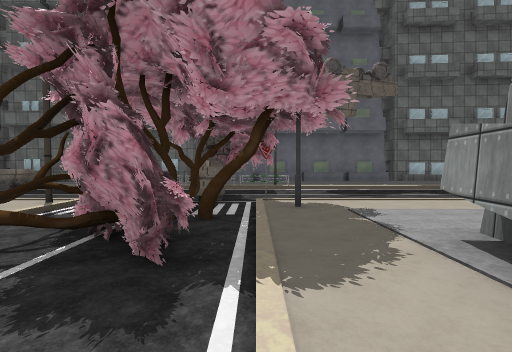
[1] (above)

20 first-person views from a walk through a 3-D level made in the Unity game engine. The camera is 1.5 m above the floor, tilts 2° down and sees 85° across. The floor is counted in squares, 2 m on a side. Each view is taken from the middle of a square. On the plan, view 1 faces up. The plan holds only what a view shows up to about 10 squares ahead; the rest is blank. The place goes on beyond the plan. The player is left out. Some animated figures are not drawn. Some surface patterns are stand-ins.

[2]
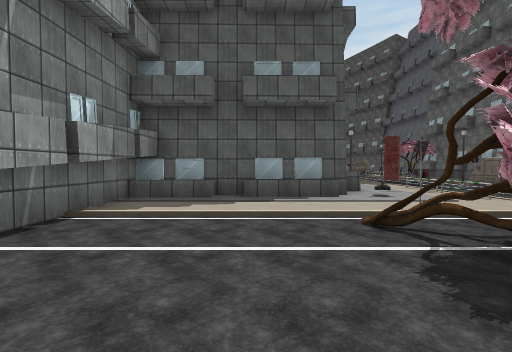

[3]
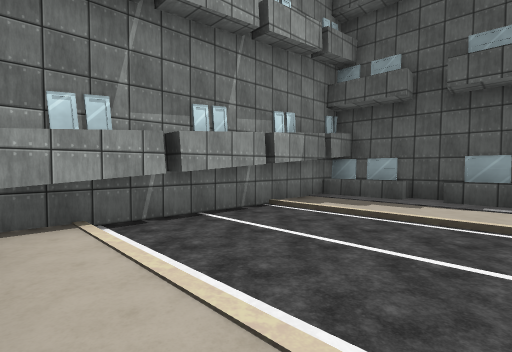

[4]
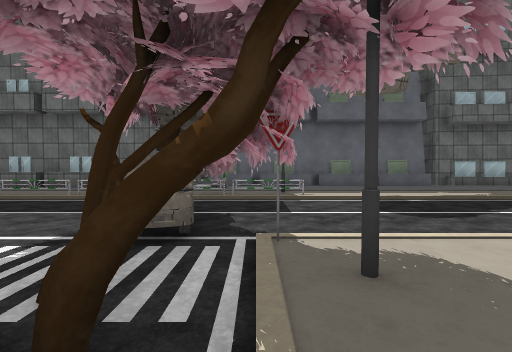

[5]
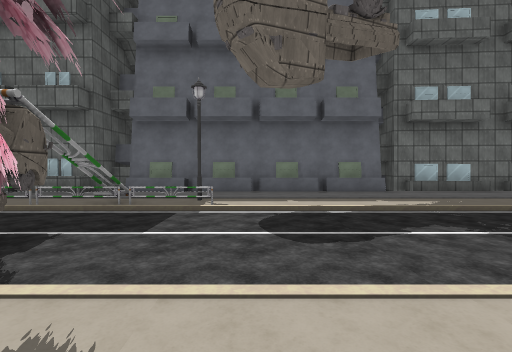

[6]
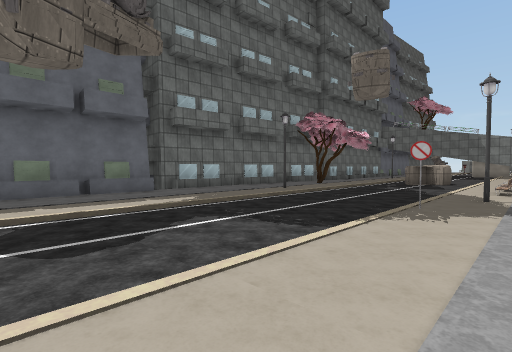

[7]
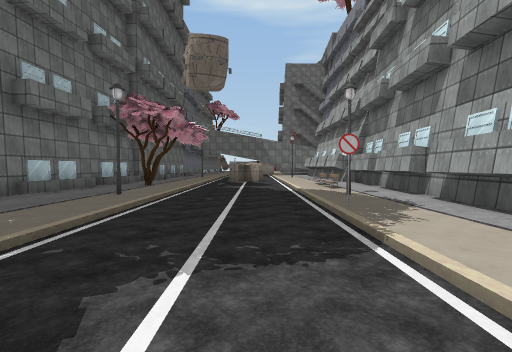

[8]
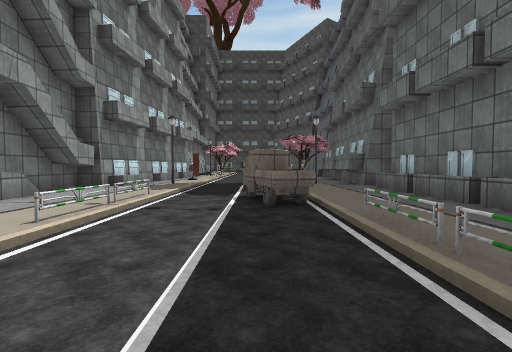

[9]
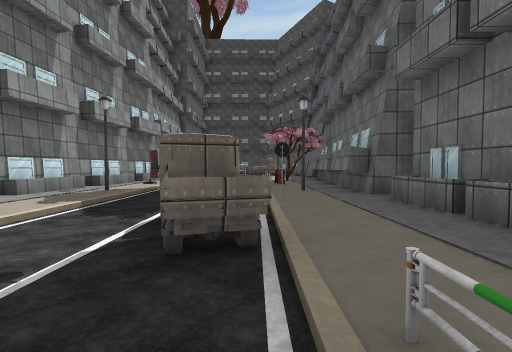

[10]
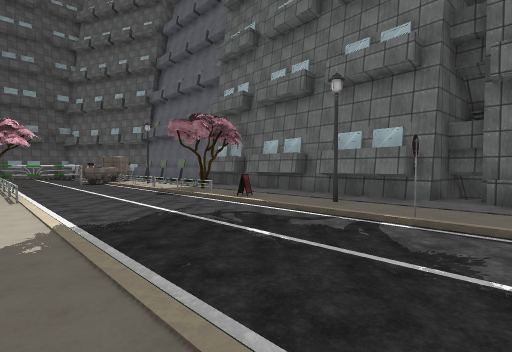

[11]
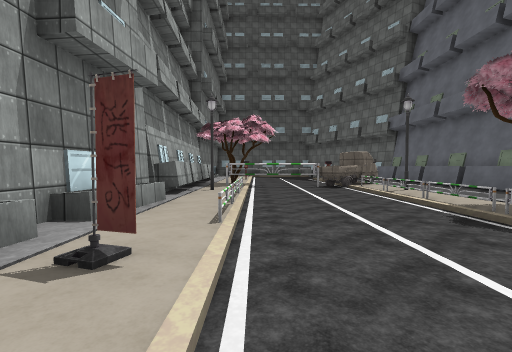

[12]
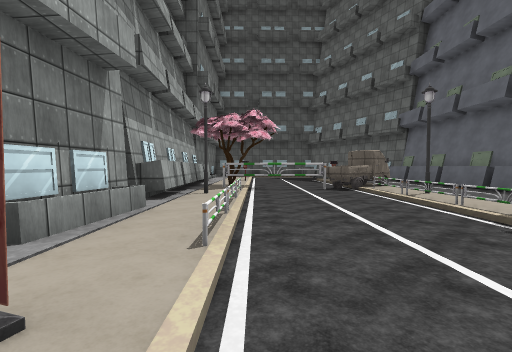

[13]
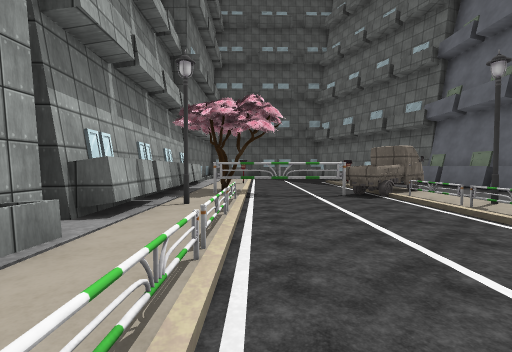

[14]
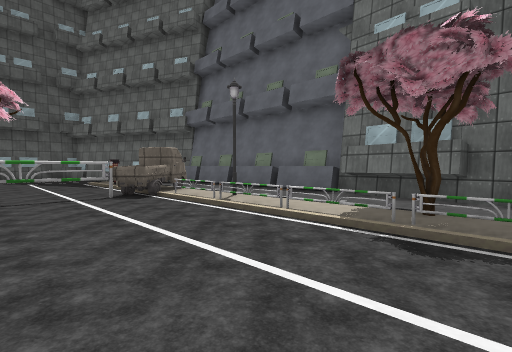

[15]
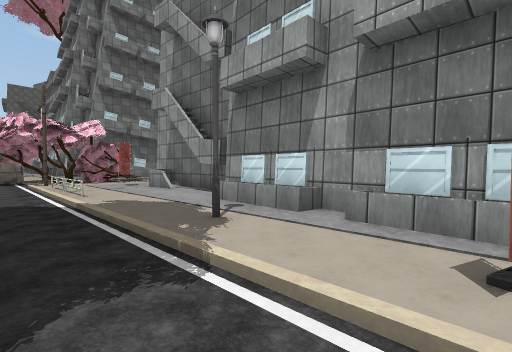

[16]
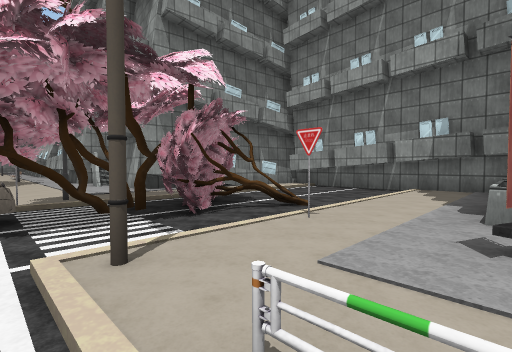

[17]
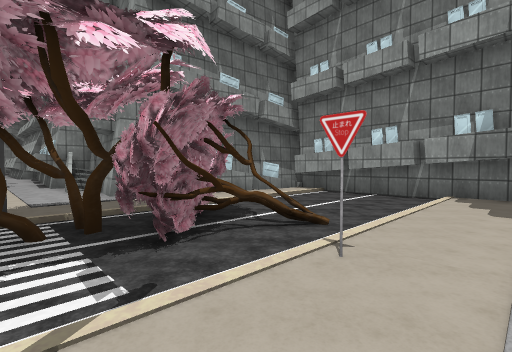

[18]
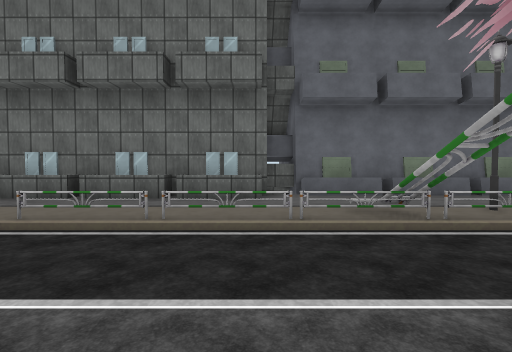

[19]
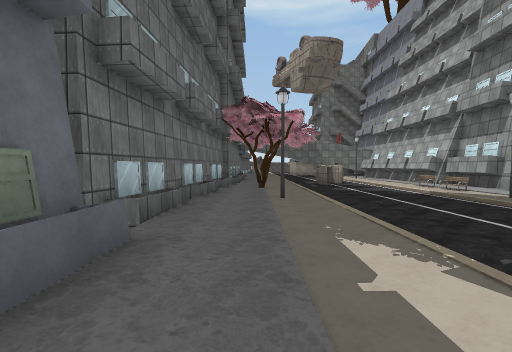

[20]
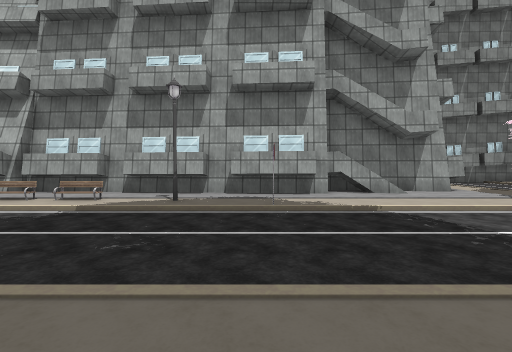

### Floor plan
Key: @ floor where view 1 was taken; # wall or solid block; . main floor; : floor 0.25 m higher than the main floor; / step, stairs or slope; = window, fence, low wall or low ledge; R railing; S streetlight; T truck; I sign; F flag; B bench; O other object.
Columns run from 26 left of view 1 to 13 right of it. Each row starts with its distance up from view 1.
 15                         O
 14 OOOOOO         #       #OOOOO  O #
 13 OOOOO##       ###      ##OOOOOOOO#######
 12 OOOOOO#########:########:::::::::::::::
 11  T::::: #::::::::::::::::::::::::::::::#
 10  TTRSRRRR::I:S:I:::::R:R:RRS::::::::S:::
  9  TT...............TT.....#..............
  8   #..............TT.....................
  7   #......................T..............
  6   #.O.R.R................TI.............
  5   #:S:::::F::S::::R:R:#..##S::::::I:S::B
  4   ####:##:==:::::::::::.###::::::::::::B
  3     #############:#=F:I.##/:::=#########
  2                ######::==#/:#####
  1                     #::.../:#
  0                     #::...@:#
 -1                     #::.../:#
 -2                     #::.../=#
 -3                     #########

Positions as (right, up) in squares from view 1, and headings:
1: (0, 0), facing up
2: (1, 0), facing left
3: (1, 1), facing down-left
4: (0, 3), facing up
5: (2, 4), facing up
6: (2, 4), facing up-right
7: (3, 7), facing right
8: (-2, 8), facing left
9: (-5, 9), facing left
10: (-10, 5), facing up-left
11: (-14, 6), facing left
12: (-15, 6), facing left
13: (-17, 6), facing left
14: (-17, 6), facing up-left
15: (-16, 7), facing down-right
16: (-6, 6), facing down-right
17: (-5, 5), facing down-right
18: (-3, 6), facing up
19: (3, 11), facing right
20: (8, 11), facing down
